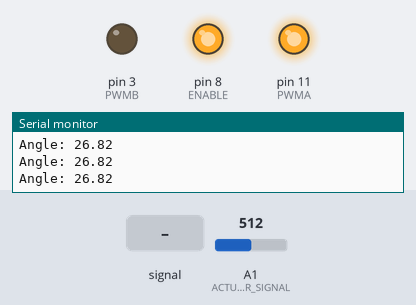
Bench run of a sketch on a simulated Arduino Uno, built with avr-gcc and run on an emulated ATmega328P. On the bench: output pins drawn as LEDs (lit = HIGH), the last lines printed to the serial monitor. Dashed ring = blinking. Inputs (shaded band) come from the test bench; at power-on: A1 (ACTUATOR_SIGNAL) = 512.

Above: at 1.2 s.
1.3 s: A1 (ACTUATOR_SIGNAL) fed a 200 Hz sine of ±460 counts around its level
At 4.2 s:
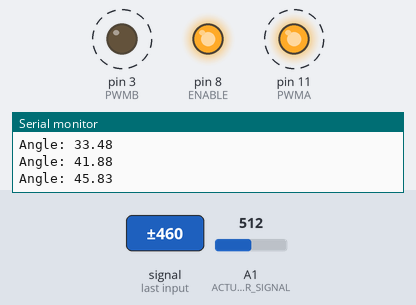
4.3 s: A1 (ACTUATOR_SIGNAL) set to 900
At 5.0 s:
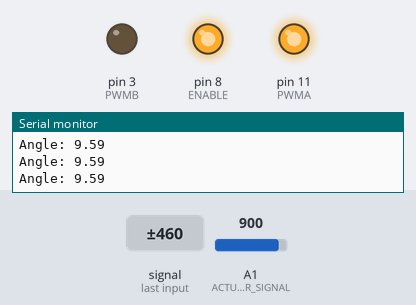
7.3 s: A1 (ACTUATOR_SIGNAL) set to 87
8.8 s: A1 (ACTUATOR_SIGNAL) set to 75
At 10.0 s:
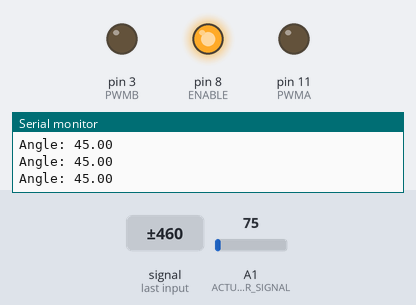
10.3 s: A1 (ACTUATOR_SIGNAL) set to 122
At 10.76 s:
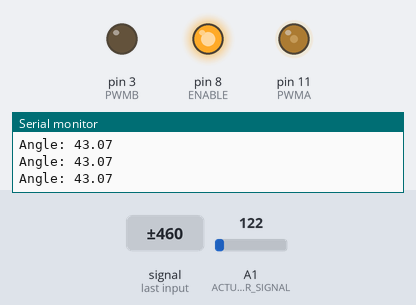
13.3 s: A1 (ACTUATOR_SIGNAL) fed a 200 Hz sine of ±81 counts around its level
Timing chart, 0 to 17.3 s (numbered marks = the images above; inputs shaded):
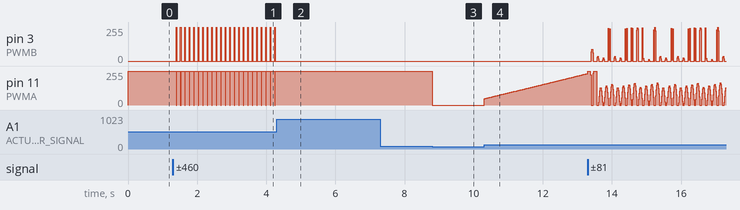

Measured:
- the behaviour switches between 79 and 78 on A1 (ACTUATOR_SIGNAL) (found by bisection; images 2 and 3)
- after the input at 1.3 s, pin 3 (PWMB): alternates 255/255 for 0.01 s and 0/255 for 0.12 s, starting after 0.09 s; pin 11 (PWMA): alternates 255/255 for 0.12 s and 0/255 for 0.01 s, starting after 0.09 s
- after the input at 4.3 s, pin 3 (PWMB): stops changing and stays 0/255; pin 11 (PWMA): stops changing and stays 255/255
- after the input at 8.8 s, pin 11 (PWMA): 255/255 → 0/255 at once
- after the input at 10.3 s, pin 11 (PWMA): moves from 0/255 to 236/255 over 3.0 s, starting at once

The sketch:

PA-14_MegaMotoControl_Input_Angle.ino
```cpp
/*
 *   Test code inputs desird angle of LOC using actuator potentiometer & PID
 *   @author Jonathan
 */

const int POTENTIOMETER_SIGNAL = A0; // potentiometer from actuator
const int ACTUATOR_SIGNAL = A1;      // potentiometer from throttle


const int ENABLE= 8; // enables board unless 5V is used which will keep enabled as long as Arduino has power.
const int PWMA = 11; // sends signals to control retraction
const int PWMB = 3;  // sends signals to control extension

const int POTENTIOMETER_MIN = 0;    // minimum position of throttle
const int POTENTIOMETER_MAX = 1023; // maximum position of throttle

const int ACTUATOR_MIN_POTENTIOMETER = 72;  // minimum position of actuator
const int ACTUATOR_MAX_POTENTIOMETER = 943; // maximum position of actuator

const double ACTUATOR_MIN_LENGTH = 16.23; // inches
const double ACTUATOR_MAX_LENGTH = 26.23; // inches

const double ROCKET_BEAM_LENGTH = 23.0;
const double BALOON_BEAM_LENGTH = 16.0;

/*================== TUNABLES ==================*/
const int BUFFER = 3;   // final position must be within range of the buffer

const double pK = 1;    // proportional constant // TUNE!
const double iK = 0.02; // integral constant     // TUNE!
const double dK = 0.00; // derivative constant   // TUNE!
/*================== TUNABLES ==================*/

/*================ ANGLE INPUT ================*/

const double DESIRED_ANGLE = 45; // degrees // TUNE!

/*================ ANGLE INPUT ================*/

int raw_throttle_feedback;
int throttle_feedback;
double actuator_potentiometer_position;
double actuator_position;
double angle;
double desired_angle_rad;
double desired_position;
double desired_potentiometer_position;
double error;            // records error between desired postion from current postion
double cumulative_error; // error built up over time
double previous_error;
double gradient;
double pCorrection;
double iCorrection;
double dCorrection;

/* put your setup code here, to run once */
void setup() {
  pinMode(ACTUATOR_SIGNAL, INPUT); // feedback from actuator
  pinMode(POTENTIOMETER_SIGNAL, INPUT); // feedback from potentiometer
  pinMode(ENABLE, OUTPUT);
  pinMode(PWMA, OUTPUT);
  pinMode(PWMB, OUTPUT);
  digitalWrite(ENABLE, HIGH);

//  raw_throttle_feedback = analogRead(POTENTIOMETER_SIGNAL);
//  throttle_feedback = map(raw_throttle_feedback, POTENTIOMETER_MIN, POTENTIOMETER_MAX, ACTUATOR_MIN_POTENTIOMETER, ACTUATOR_MAX_POTENTIOMETER);

  actuator_potentiometer_position = analogRead(ACTUATOR_SIGNAL);
  actuator_position = mapFloat(actuator_potentiometer_position, ACTUATOR_MIN_POTENTIOMETER, ACTUATOR_MAX_POTENTIOMETER, ACTUATOR_MIN_LENGTH, ACTUATOR_MAX_LENGTH);
  angle = asin((pow(ROCKET_BEAM_LENGTH, 2) + pow(BALOON_BEAM_LENGTH, 2) - pow(actuator_position, 2)) / (2 * ROCKET_BEAM_LENGTH * BALOON_BEAM_LENGTH));
  desired_angle_rad = (PI/180) * DESIRED_ANGLE;
  desired_position = sqrt(pow(ROCKET_BEAM_LENGTH, 2) + pow(BALOON_BEAM_LENGTH, 2) - 2 * ROCKET_BEAM_LENGTH * BALOON_BEAM_LENGTH * sin(desired_angle_rad));
  desired_potentiometer_position = mapFloat(desired_position, ACTUATOR_MIN_LENGTH, ACTUATOR_MAX_LENGTH, ACTUATOR_MIN_POTENTIOMETER, ACTUATOR_MAX_POTENTIOMETER);

  cumulative_error = 0;
  previous_error = 0;

  Serial.begin(9600);

}

/* put your setup code here, to run once */
void loop() {
  error = getDesiredPosition() - getCurrentPosition();
  pCorrection = error * pK;
  cumulative_error = integrate();
  iCorrection = cumulative_error * iK;
  gradient = differentiate();
  dCorrection = gradient * dK;
  previous_error = error;
  controlActuator(getCorrections());
}

double getDesiredPosition() {

//    raw_throttle_feedback = analogRead(POTENTIOMETER_SIGNAL); // read the throttle potentiometer to get the destination
//    throttle_feedback = map(raw_throttle_feedback, POTENTIOMETER_MIN, POTENTIOMETER_MAX, ACTUATOR_MIN_POTENTIOMETER, ACTUATOR_MAX_POTENTIOMETER); // convert the potentiometer feedback to match the actuator

    actuator_potentiometer_position = analogRead(ACTUATOR_SIGNAL); // read the actuator potentiometer to get the current position
    actuator_position = mapFloat(actuator_potentiometer_position, ACTUATOR_MIN_POTENTIOMETER, ACTUATOR_MAX_POTENTIOMETER, ACTUATOR_MIN_LENGTH, ACTUATOR_MAX_LENGTH); // maps to find length given actuator pot reading (inches)
    angle = asin((pow(ROCKET_BEAM_LENGTH, 2) + pow(BALOON_BEAM_LENGTH, 2) - pow(actuator_position, 2)) / (2 * ROCKET_BEAM_LENGTH * BALOON_BEAM_LENGTH)); // super insane math to find relative position given angle (NEWTON WOULD BE IMPRESSED)
    desired_potentiometer_position = mapFloat(desired_position, ACTUATOR_MIN_LENGTH, ACTUATOR_MAX_LENGTH, ACTUATOR_MIN_POTENTIOMETER, ACTUATOR_MAX_POTENTIOMETER); // maps desired position taken from desired angle and maps to actuator pot

//    Serial.print("feedback : ");
//    Serial.println(feedback);

//    Serial.print("Actuator Position: ");
//    Serial.println(actuator_position);

    Serial.print("Angle: ");
    Serial.println(angle * (180/PI));

    return desired_potentiometer_position;
}

int getCurrentPosition() {

//  Serial.print("Actuator Position: ");
//  Serial.println(analogRead(ACTUATOR_SIGNAL));

  return analogRead(ACTUATOR_SIGNAL);
}


void controlActuator(int speed) {
  if (error >= BUFFER) {
    pushActuator(clamp(speed));
  } else if (error <= -BUFFER) {
    pullActuator(clamp(-speed));
  } else {
    stopActuator();
    cumulative_error = 0;
  }

//  Serial.print("Error: ");
//  Serial.println((int) error);
//  Serial.print("Speed :");
//  Serial.println(clamp(speed));
}

int getCorrections() {
  return (int) (pCorrection + iCorrection + dCorrection);
}

void stopActuator() {
  analogWrite(PWMA,0);
  analogWrite(PWMB,0);
}

void pushActuator(int speed) {
  analogWrite(PWMA, 0);
  analogWrite(PWMB, speed);
}

void pullActuator(int speed) {
  analogWrite(PWMA, speed);
  analogWrite(PWMB, 0);
}

int clamp(int speed) {
  if (abs(speed) > 255) {
    return 255;
  } else {
    return speed;
  }
}

int integrate() {
  if (abs(error) >= BUFFER && (abs(error) + abs(cumulative_error) <= (512/iK))) {
    return error + cumulative_error;
  } else if (abs(error) >= BUFFER) {
    return cumulative_error;
  } else {
    return 0;
  }

//  Serial.print("Cumulative Error: ");
//  Serial.println(cumulative_error);
}

int differentiate() {
  if (abs(error) >= BUFFER) {
    return error - previous_error;
  }

//  Serial.print("Gradient: ");
//  Serial.println(gradient);
}

double mapFloat(double in, double in_min, double in_max, double out_min, double out_max) {
  return (in - in_min) * (out_max - out_min) / (in_max - in_min) + out_min;
}
```
